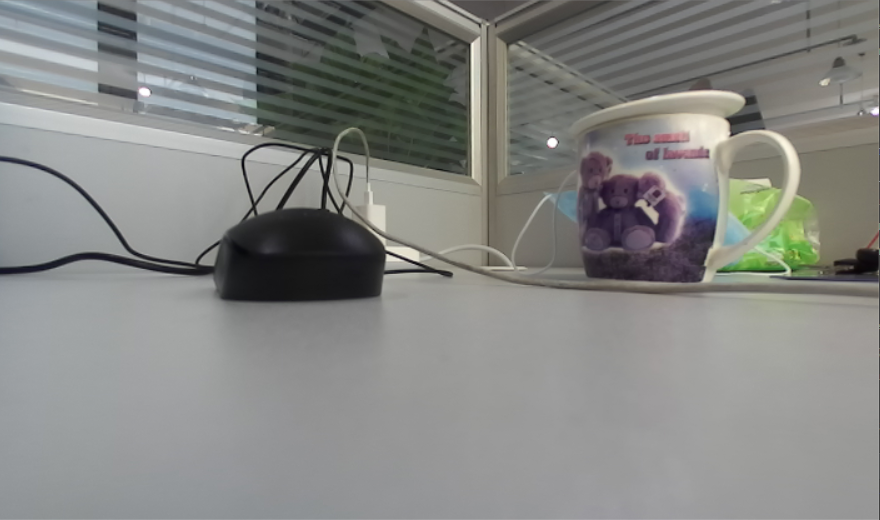
#> input picture 3DReconstruction-master/1.png, 880 x 520 px
$ python img_stitch.py
#> lines starting #> are read from the running program, lines starting #| are printed output that depends on the picture
import numpy as np
import cv2 as cv
from matplotlib import pyplot as plt

def downsample_image(image, reduce_factor):
	for i in range(0,reduce_factor):
		#Check if image is color or grayscale
		if len(image.shape) > 2:
			row,col = image.shape[:2]
		else:
			row,col = image.shape

		image = cv.pyrDown(image, dstsize= (col//2, row // 2))
	return image

if __name__ == '__main__':
    # top, bot, left, right = 100, 100, 0, 500
    top, bot, left, right = 50, 50, 100, 100
    img1 = cv.imread('1.png')
#> img1 is the input picture: shape (520, 880, 3); mean B, G, R 131.8, 134.4, 133.2
    img2 = cv.imread('2.png')
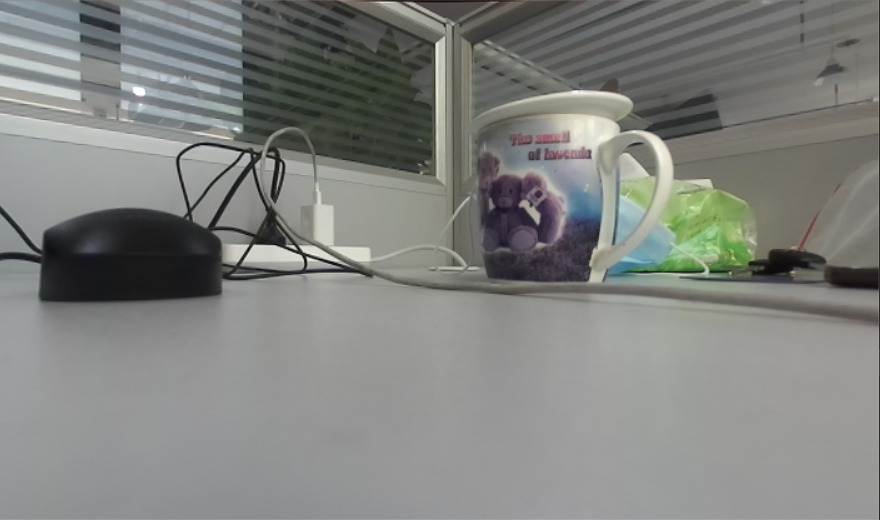
#> input picture 3DReconstruction-master/2.png, 880 x 520 px
#> img2 is the input picture: shape (520, 880, 3); mean B, G, R 127.9, 131, 129.3
    srcImg = cv.copyMakeBorder(img1, top, bot, left, right, cv.BORDER_CONSTANT, value=(0, 0, 0))
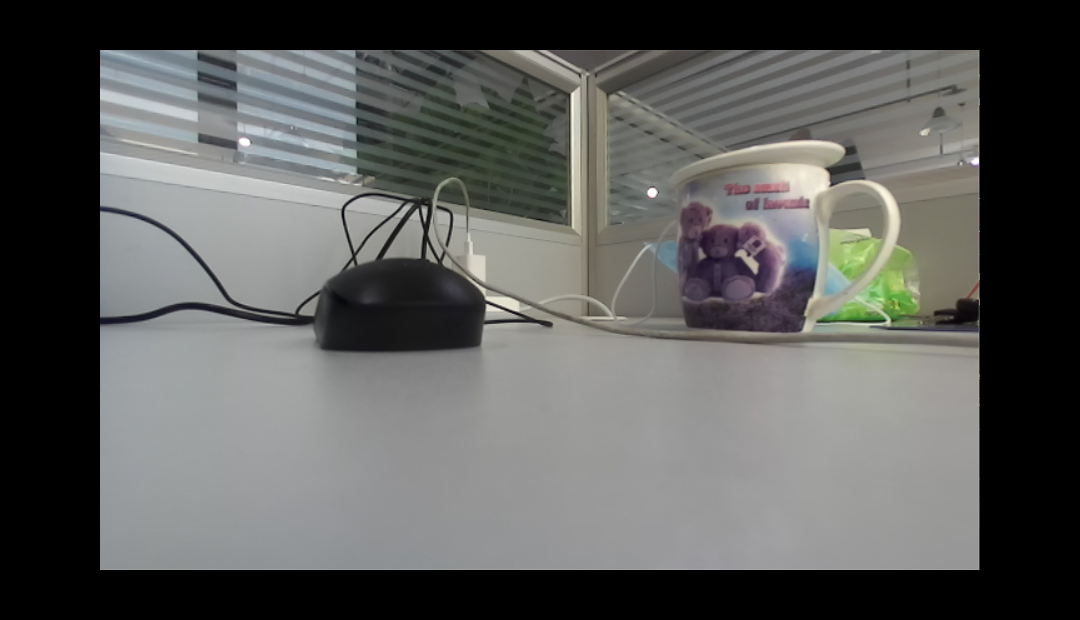
#> srcImg: shape (620, 1080, 3); mean B, G, R 90, 91.8, 91.1
    testImg = cv.copyMakeBorder(img2, top, bot, left, right, cv.BORDER_CONSTANT, value=(0, 0, 0))
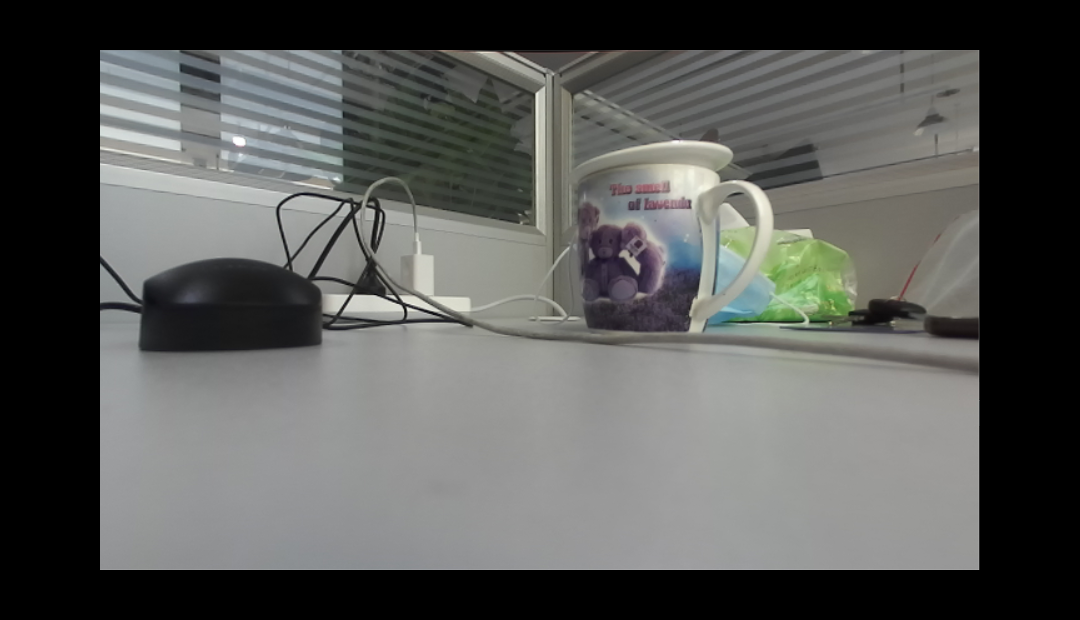
#> testImg: shape (620, 1080, 3); mean B, G, R 87.4, 89.5, 88.4
    # cv.imshow('1',srcImg)
    # cv.imshow('2',testImg)
    img1gray = cv.cvtColor(srcImg, cv.COLOR_BGR2GRAY)
    img2gray = cv.cvtColor(testImg, cv.COLOR_BGR2GRAY)
    # [4 lines of commented-out code are left out]
#> (the run stopped early here; a loop or call above may not have finished)
